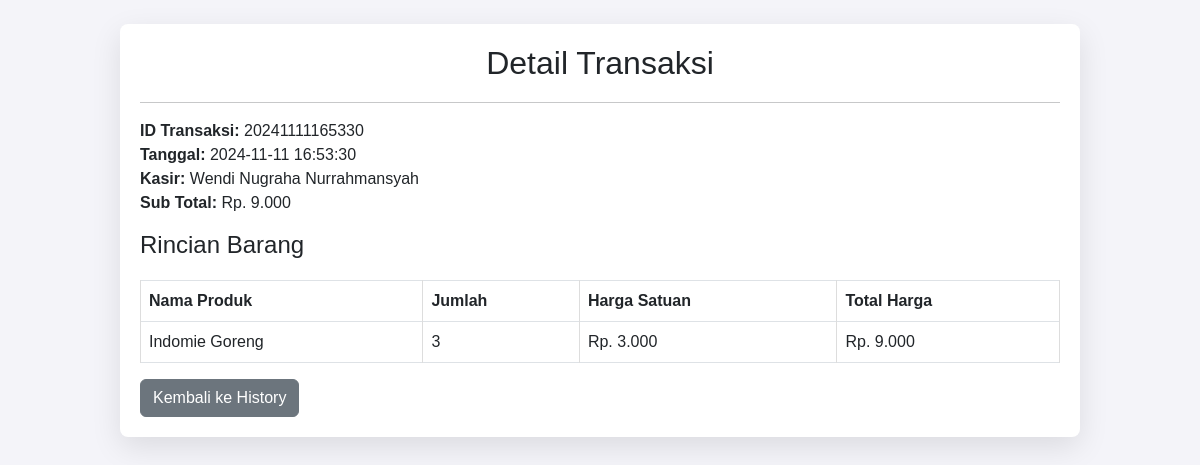
Screenshot of /detail_transaksi.php?id_transaksi=20241111165330 (signed in) with the database file from the repository.
### tables this page shows
CREATE TABLE `transaksi` (
  `id_transaksi` varchar(15) NOT NULL,
  `id_user` int(11) NOT NULL,
  `tanggal_transaksi` datetime NOT NULL,
  `total` decimal(10,2) NOT NULL
);

CREATE TABLE `detail_transaksi` (
  `id_detail` int(11) NOT NULL,
  `id_transaksi` varchar(15) NOT NULL,
  `nama_produk` varchar(100) NOT NULL,
  `jumlah` int(11) NOT NULL,
  `harga_satuan` decimal(10,2) NOT NULL,
  `total_harga` decimal(10,2) NOT NULL
);

### detail_transaksi.php (the view, shortened to what this page needs)
<?php
include 'koneksi.php';
$nama_user = $_SESSION['nama_user'];
$id_transaksi = $_GET['id_transaksi'];
$sql_transaksi = "SELECT * FROM transaksi WHERE id_transaksi = '$id_transaksi'";
$result_transaksi = $conn->query($sql_transaksi);
$transaksi = $result_transaksi->fetch_assoc();
$sql_detail = "SELECT * FROM detail_transaksi WHERE id_transaksi = '$id_transaksi'";
$result_detail = $conn->query($sql_detail);
?>
<!DOCTYPE html>
<html lang="en">
<head>
    <link rel="stylesheet" href="https://cdnjs.cloudflare.com/ajax/libs/bootstrap/5.3.0/css/bootstrap.min.css">
    <link rel="stylesheet" href="css/style.css">
</head>
<body>
<div class="container my-4">
    <h2>Detail Transaksi</h2>
    <hr>
    <div class="mb-3">
        <strong>ID Transaksi:</strong> <?php echo $transaksi['id_transaksi']; ?><br>
        <strong>Tanggal:</strong> <?php echo $transaksi['tanggal_transaksi']; ?><br>
        <strong>Kasir:</strong> <?php echo $nama_user; ?><br>
        <strong>Sub Total:</strong> Rp. <?php echo number_format($transaksi['total'], 0, ',', '.'); ?>
    </div>
    <h4>Rincian Barang</h4>
    <table class="table table-bordered">
        <thead>
            <tr>
                <th>Nama Produk</th>
                <th>Jumlah</th>
                <th>Harga Satuan</th>
                <th>Total Harga</th>
            </tr>
        </thead>
        <tbody>
            <?php
            if ($result_detail->num_rows > 0) {
                while ($row = $result_detail->fetch_assoc()) {
                    echo "<tr>
                            <td>{$row['nama_produk']}</td>
                            <td>{$row['jumlah']}</td>
                            <td>Rp. " . number_format($row['harga_satuan'], 0, ',', '.') . "</td>
                            <td>Rp. " . number_format($row['total_harga'], 0, ',', '.') . "</td>
                          </tr>";
                }
            } else {
                echo "<tr><td> colspan='4' class='text-center'>Tidak ada detail barang</td></tr>";
            }
            ?>
        </tbody>
    </table>
    <a href="history.php" class="btn btn-secondary">Kembali ke History</a>
</div>
</body>
</html>

### css/style.css (style rules this page uses)
body { font-family: "Arial", sans-serif; background-color: #f4f4f9; }
.container { width: 80%; margin: 50px auto; padding: 20px; background-color: #fff; box-shadow: 0 10px 30px rgba(0, 0, 0, 0.1); border-radius: 8px; }
h2 { text-align: center; margin-bottom: 20px; }
table { width: 100%; margin-top: 20px; border-collapse: collapse; }
table, th, td { border: 1px solid #ddd; }
th, td { padding: 12px; text-align: left; }

### rows the page displays
transaksi: id_transaksi "20241111165330", tanggal_transaksi "2024-11-11 16:53:30", total "9.000"
detail_transaksi: nama_produk "Indomie Goreng", jumlah "3", harga_satuan "3.000", total_harga "9.000"

### other values shown
$nama_user "Wendi Nugraha Nurrahmansyah"
